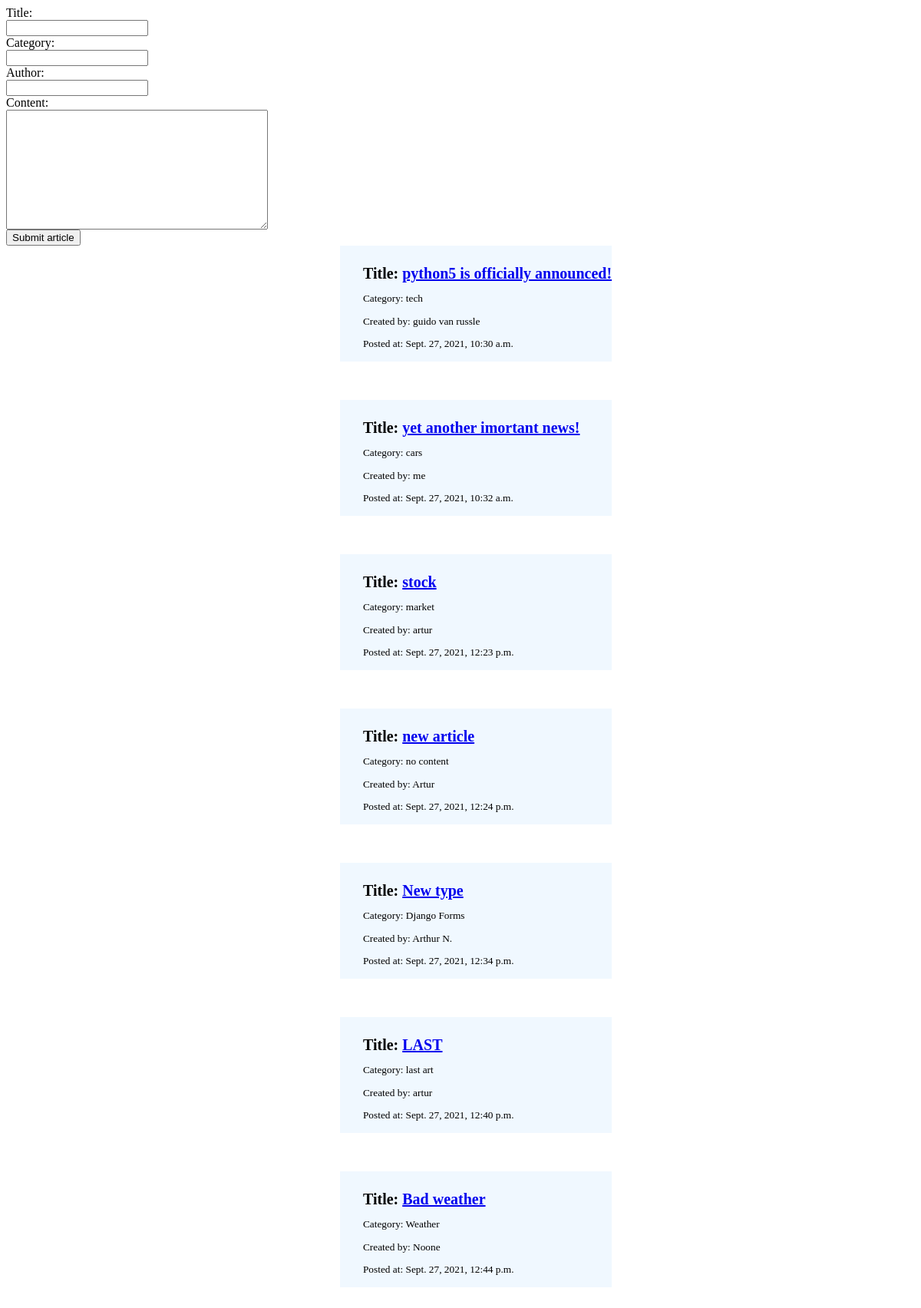
The app's page /blog/articles, older data.
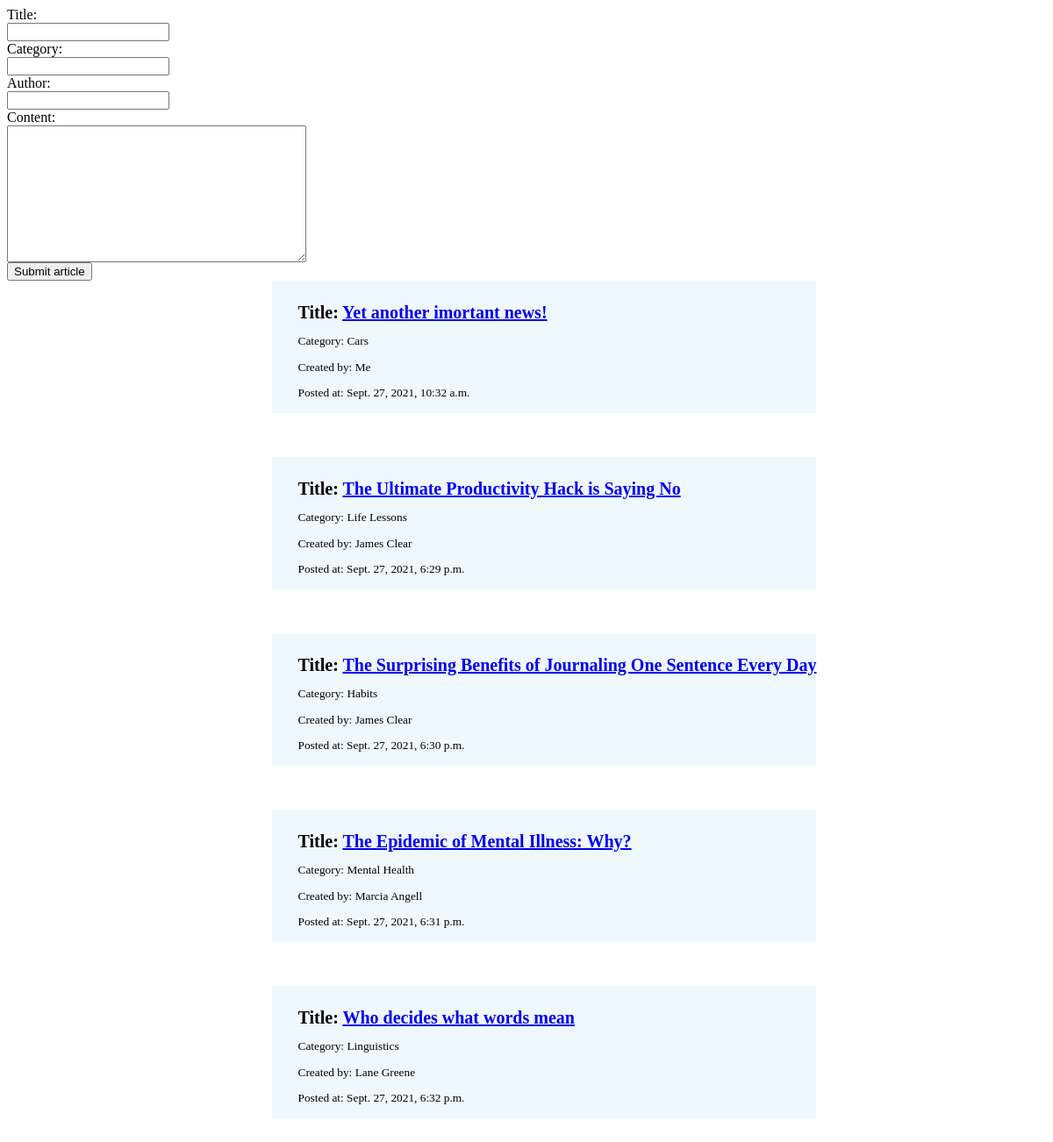
The same page, newer data.
### blog/models.py (models this page shows, shortened)
class ArticleModel(models.Model):
    title = models.CharField(max_length=100)
    category = models.CharField(max_length=100)
    author = models.CharField(max_length=100)
    content = models.TextField()
    created_at = models.DateTimeField()

### blog/views.py (the view, shortened to what this page needs)
# urls.py: path('articles', Article.as_view()),
class Article(View):
    def get(self, request):
        articles = ArticleModel.objects.all()
        return render(request, "articles.html", {'articles': articles, 'form': ArticleForm()})

### blog/forms.py
class ArticleForm(ModelForm):
    class Meta:
        model = ArticleModel
        fields = ['title', 'category', 'author', 'content']

### blog/templates/articles.html (shortened to what this page needs)
<!DOCTYPE html>
<html>
    <head>
    </head>
    <body>
        <form action="" method="post">
            {{form}}
            <input type="submit" value="Submit article">
        </form>
        <ul>
            {% for article in articles %}
                <li>
                    <p>Title: <a href="http://127.0.0.1:8000/blog/articles/{{article.id}}">{{article.title}}</a></p>
                    <p>Category: {{article.category}}</p>
                    <p>Created by: {{article.author}}</p>
                    <p>Posted at: {{article.created_at}}</p>
                </li>
            {% endfor %}
        </ul>
    </body>
</html>

### blog/templates/articles.html (style rules this page uses)
input { display: block; }
textarea { display: block; }
ul { list-style-type: none; margin: 0 auto; display: block; width: max-content; }
ul>li { margin-bottom: 50px; background-color: aliceblue; padding: 5px 0px 5px 30px; }
ul>li>p { font-size: 10pt; margin-bottom: 10px; }
ul>li>p:first-child { font-weight: bold; font-size: 15pt; }

Row changes from the older to the newer data that the page shows:
removed ArticleModel: title "python5 is officially announced!", category "tech", author "guido van russle", created_at "Sept. 27, 2021, 10:30 a.m."
removed ArticleModel: title "stock", category "market", author "artur", created_at "Sept. 27, 2021, 12:23 p.m."
removed ArticleModel: title "new article", category "no content", author "Artur", created_at "Sept. 27, 2021, 12:24 p.m."
removed ArticleModel: title "New type", category "Django Forms", author "Arthur N.", created_at "Sept. 27, 2021, 12:34 p.m."
removed ArticleModel: title "LAST", category "last art", author "artur", created_at "Sept. 27, 2021, 12:40 p.m."
removed ArticleModel: title "Bad weather", category "Weather", author "Noone", created_at "Sept. 27, 2021, 12:44 p.m."
changed ArticleModel: title "yet another imortant news!" → "Yet another imortant news!"; category "cars" → "Cars"; author "me" → "Me"
added ArticleModel: title "The Ultimate Productivity Hack is Saying No", category "Life Lessons", author "James Clear", created_at "Sept. 27, 2021, 6:29 p.m."
added ArticleModel: title "The Surprising Benefits of Journaling One Sentence Every Day", category "Habits", author "James Clear", created_at "Sept. 27, 2021, 6:30 p.m."
added ArticleModel: title "The Epidemic of Mental Illness: Why?", category "Mental Health", author "Marcia Angell", created_at "Sept. 27, 2021, 6:31 p.m."
added ArticleModel: title "Who decides what words mean", category "Linguistics", author "Lane Greene", created_at "Sept. 27, 2021, 6:32 p.m."
